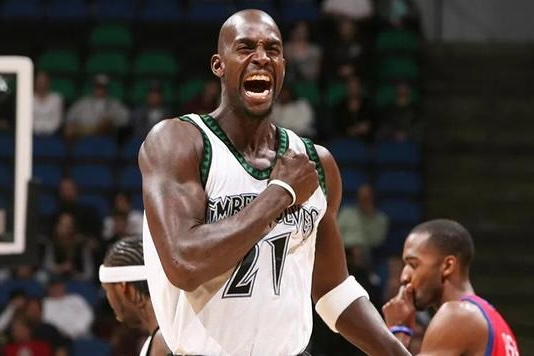
#> input picture 04MagicImage/images/light.jpg, 534 x 356 px
$ python app.py
#> lines starting #> are read from the running program, lines starting #| are printed output that depends on the picture
import cv2
import numpy as np


def linear_add(pic1, pic2):
    # pic1,pic2 类型为numpy.ndarray，输入的图片
    # out 两图片叠加后的结果
    out = pic1 + pic2
    # 防止相加结果超过255
    out[out > 255] = 255
    return out


def divide(pic1, pic2):
    # pic1,pic2 类型为numpy.ndarray，输入的图片
    pic2 = pic2.astype(np.float64)
    # 防止分母为0
    pic2[pic2 == 0] = 1e-10
    out = (pic1 / pic2) * 255
    # 防止结果超过255
    out[out > 255] = 255
    return out


def inversion(pic):
    # pic 类型为numpy.ndarray
    return 255 - pic


def rgb2gray(pic):
    # pic 输入图片，类型为numpy.ndarray
    pic_shape = pic.shape
    out = np.ones((pic_shape[0], pic_shape[1], 4)) * 255
    temp = cv2.cvtColor(pic, cv2.COLOR_BGR2GRAY)
    out[:, :, 0] = temp
    out[:, :, 1] = temp
    out[:, :, 2] = temp
    return out.astype(np.uint8)


def get_red_channel(pic):
    # 只取了输入图片的R值作为ImgH的不透明度，因为灰度图R=G=B
    return pic[:, :, 2]


def add_alpha(pic, A):
    # pic 输入图片
    # A 透明度
    # 图片格式为BGRA，最后一位A是不透明度，255为不透明，0为全透明。
    pic[:, :, 3] = A
    return pic


def change_color_level(pic, is_light):
    # pic 要改变的图片
    # is_light True变亮，False变暗
    # light_table和dark_table来自网络
    light_table = [120, 120, 121, 121, 122, 122, 123, 123, 124, 124, 125, 125, 126, 126, 127, 127, 128, 128,
                129, 129, 130, 130, 131, 132, 132, 133, 133, 134, 134, 135, 135, 136, 136, 137, 137, 138,
                138, 139, 139, 140, 140, 141, 142, 142, 143, 143, 144, 144, 145, 145, 146, 146, 147, 147,
                148, 148, 149, 149, 150, 150, 151, 152, 152, 153, 153, 154, 154, 155, 155, 156, 156, 157,
                157, 158, 158, 159, 159, 160, 161, 161, 162, 162, 163, 163, 164, 164, 165, 165, 166, 166,
                167, 167, 168, 168, 169, 170, 170, 171, 171, 172, 172, 173, 173, 174, 174, 175, 175, 176,
                176, 177, 177, 178, 179, 179, 180, 180, 181, 181, 182, 182, 183, 183, 184, 184, 185, 185,
                186, 186, 187, 188, 188, 189, 189, 190, 190, 191, 191, 192, 192, 193, 193, 194, 194, 195,
                195, 196, 197, 197, 198, 198, 199, 199, 200, 200, 201, 201, 202, 202, 203, 203, 204, 205,
                205, 206, 206, 207, 207, 208, 208, 209, 209, 210, 210, 211, 211, 212, 212, 213, 214, 214,
                215, 215, 216, 216, 217, 217, 218, 218, 219, 219, 220, 220, 221, 222, 222, 223, 223, 224,
                224, 225, 225, 226, 226, 227, 227, 228, 228, 229, 229, 230, 231, 231, 232, 232, 233, 233,
                234, 234, 235, 235, 236, 236, 237, 237, 238, 239, 239, 240, 240, 241, 241, 242, 242, 243,
                243, 244, 244, 245, 245, 246, 247, 247, 248, 248, 249, 249, 250, 250, 251, 251, 252, 252,
                253, 253, 254, 255]
    dark_table = [0, 0, 1, 1, 2, 2, 3, 3, 4, 4, 5, 5, 6, 6, 7, 7, 8, 8, 9, 9, 10,
                10, 11, 12, 12, 13, 13, 14, 14, 15, 15, 16, 16, 17, 17, 18, 18, 19, 19, 20, 20, 21,
                22, 22, 23, 23, 24, 24, 25, 25, 26, 26, 27, 27, 28, 28, 29, 29, 30, 30, 31, 32, 32,
                33, 33, 34, 34, 35, 35, 36, 36, 37, 37, 38, 38, 39, 39, 40, 41, 41, 42, 42, 43, 43,
                44, 44, 45, 45, 46, 46, 47, 47, 48, 48, 49, 50, 50, 51, 51, 52, 52, 53, 53, 54, 54,
                55, 55, 56, 56, 57, 57, 58, 59, 59, 60, 60, 61, 61, 62, 62, 63, 63, 64, 64, 65, 65,
                66, 66, 67, 68, 68, 69, 69, 70, 70, 71, 71, 72, 72, 73, 73, 74, 74, 75, 75, 76, 77,
                77, 78, 78, 79, 79, 80, 80, 81, 81, 82, 82, 83, 83, 84, 85, 85, 86, 86, 87, 87, 88,
                88, 89, 89, 90, 90, 91, 91, 92, 92, 93, 94, 94, 95, 95, 96, 96, 97, 97, 98, 98, 99,
                99, 100, 100, 101, 102, 102, 103, 103, 104, 104, 105, 105, 106, 106, 107, 107, 108,
                108, 109, 109, 110, 111, 111, 112, 112, 113, 113, 114, 114, 115, 115, 116, 116, 117,
                117, 118, 119, 119, 120, 120, 121, 121, 122, 122, 123, 123, 124, 124, 125, 125, 126,
                127, 127, 128, 128, 129, 129, 130, 130, 131, 131, 132, 132, 133, 133, 134, 135]

    pic_shape = pic.shape
    out = np.zeros((pic_shape[0], pic_shape[1], 4), dtype=np.uint8)
    if is_light:
        out[:, :, 0] = [[light_table[y] for y in x] for x in pic[:, :, 0]]
        out[:, :, 1] = [[light_table[y] for y in x] for x in pic[:, :, 1]]
        out[:, :, 2] = [[light_table[y] for y in x] for x in pic[:, :, 2]]
        out[:, :, 3] = pic[:, :, 3]
    else:
        out[:, :, 0] = [[dark_table[y] for y in x] for x in pic[:, :, 0]]
        out[:, :, 1] = [[dark_table[y] for y in x] for x in pic[:, :, 1]]
        out[:, :, 2] = [[dark_table[y] for y in x] for x in pic[:, :, 2]]
        out[:, :, 3] = pic[:, :, 3]
    return out


def make(file1, file2):
#> called with file1 = 'images/light.jpg', file2 = 'images/dark.jpg'
    surface_pic = cv2.imread(file1)
#> surface_pic is the input picture: shape (356, 534, 3); mean B, G, R 65.5, 70.1, 79.6
    hidden_pic = cv2.imread(file2)
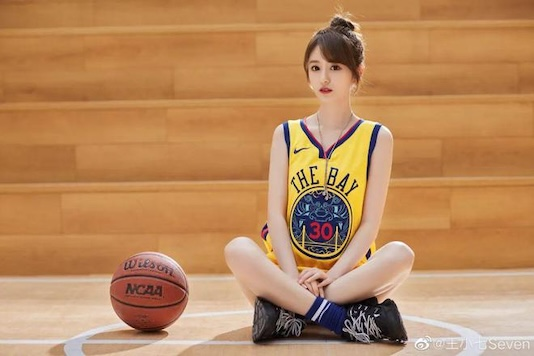
#> input picture 04MagicImage/images/dark.jpg, 534 x 356 px
#> hidden_pic is the input picture: shape (356, 534, 3); mean B, G, R 93.9, 137.9, 186.6
    sur_shape = surface_pic.shape
#> sur_shape = (356, 534, 3)
    hid_shape = hidden_pic.shape
#> hid_shape = (356, 534, 3)
    out_shape = (min(sur_shape[1], hid_shape[1]), min(sur_shape[0], hid_shape[0]))
#> out_shape = (534, 356)
    surface_pic = cv2.resize(surface_pic, out_shape)
    hidden_pic = cv2.resize(hidden_pic, out_shape)

    surface_pic = rgb2gray(surface_pic)
    # cv2.imshow('test', surface_pic)
    # cv2.waitKey(0)
    surface_pic = change_color_level(surface_pic, True)
    # cv2.imshow('test', surface_pic)
    # cv2.waitKey(0)
    surface_pic = inversion(surface_pic)
#> in inversion, `return 255 - pic`:
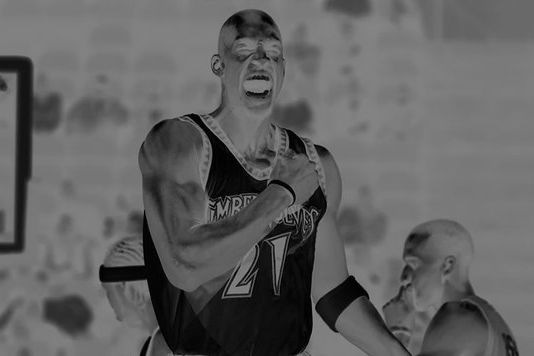
#> returned value: shape (356, 534, 4); mean of channels 0, 1, 2, 3 97.3, 97.3, 97.3, 0; drawn as B, G, R
    # cv2.imshow('test', surface_pic)
    # cv2.waitKey(0)

    hidden_pic = rgb2gray(hidden_pic)
#> in rgb2gray (call 2), `temp = cv2.cvtColor(pic, cv2.COLOR_BGR2GRAY)`:
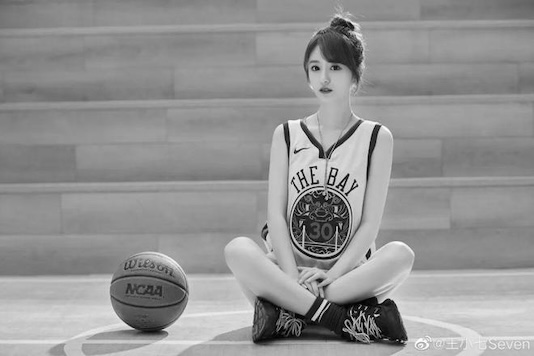
#> temp: shape (356, 534); min 0, max 255, mean 147.4
    # cv2.imshow('test', hidden_pic)
    # cv2.waitKey(0)
    hidden_pic = change_color_level(hidden_pic, False)
#> call 2 of change_color_level, with is_light = False
#> in change_color_level (call 2), `out[:, :, 1] = [[dark_table[y] for y in x] for x in pic[:, :, 1]]`:
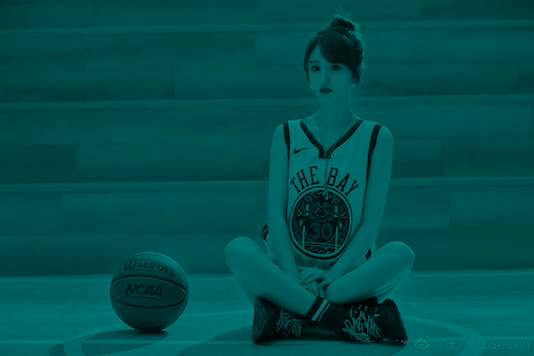
#> out: shape (356, 534, 4); mean B, G, R, A 77.3, 77.3, 0, 0
#> in change_color_level (call 2), `out[:, :, 2] = [[dark_table[y] for y in x] for x in pic[:, :, 2]]`:
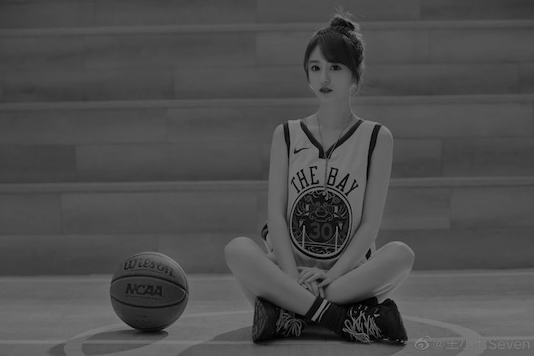
#> out: shape (356, 534, 4); mean B, G, R, A 77.3, 77.3, 77.3, 0
    # cv2.imshow('test', hidden_pic)
    # cv2.waitKey(0)

    out_pic = linear_add(surface_pic, hidden_pic)
#> in linear_add, `out = pic1 + pic2`:
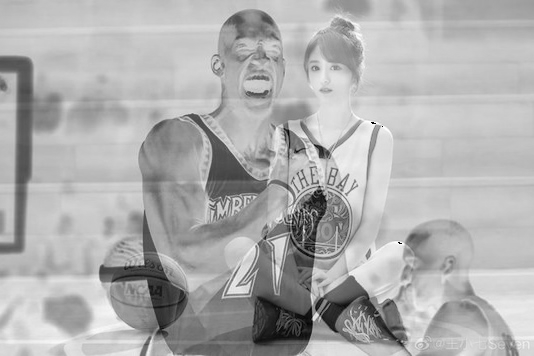
#> out: shape (356, 534, 4); mean B, G, R, A 174.6, 174.6, 174.6, 255
    # cv2.imshow('test', out_pic)
    # cv2.waitKey(0)
    A = get_red_channel(out_pic)
    out_pic = divide(hidden_pic, out_pic)
#> in divide, `pic2[pic2 == 0] = 1e-10`: pic2: shape (356, 534, 4) float64; mean of channels 0, 1, 2, 3 174.6, 174.6, 174.6, 255
#> in divide, `out[out > 255] = 255`:
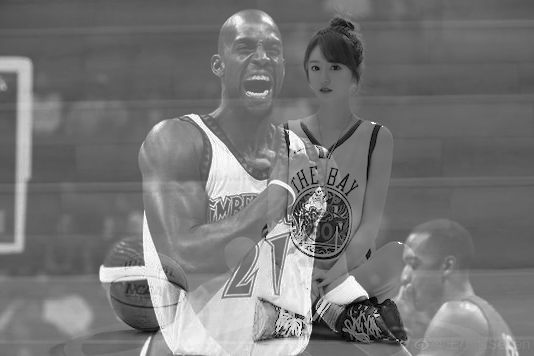
#> out: shape (356, 534, 4) float64; mean B, G, R, A 118.2, 118.2, 118.2, 255
    out_pic = add_alpha(out_pic, A)
    return out_pic


if __name__ == '__main__':
    f1 = 'images/light.jpg'
    f2 = 'images/dark.jpg'
    pic = make(f1, f2)
    cv2.imwrite(r'images/magic.png', pic)
